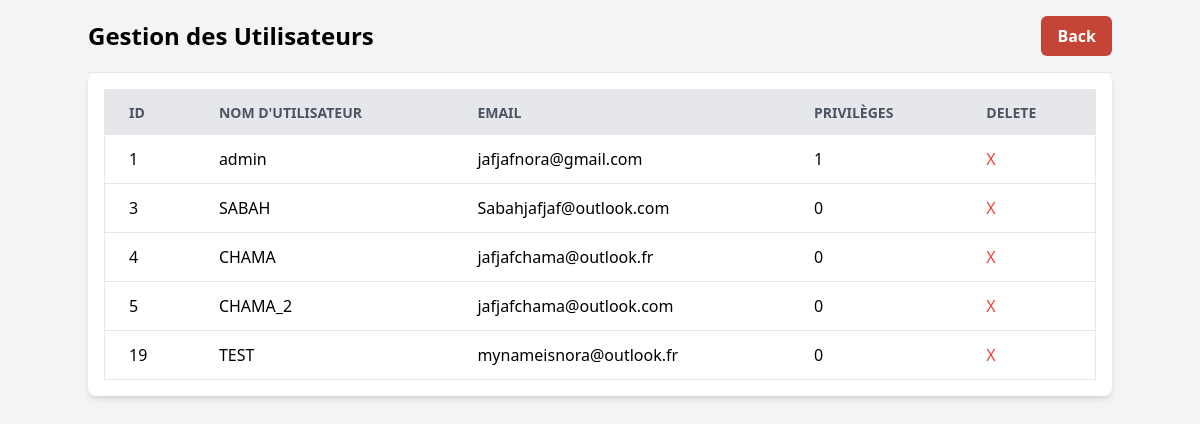
/admin_users_manager, run on the app's committed database.
### tables this page shows
CREATE TABLE users (
    id INTEGER PRIMARY KEY AUTOINCREMENT,
    username TEXT UNIQUE NOT NULL,
    password TEXT NOT NULL,
    email TEXT UNIQUE,              
    is_admin INTEGER DEFAULT 0       
);

### routes.py (the view)
    @app.route('/admin_users_manager')
    def gestion_users():
        users = get_users_db()
        return render_template('admin_users_manager.html', users=users)  #

### managers/database_manager.py (called while the page is built)
def get_users_db():
    conn = sqlite3.connect('./data/users.db')
    cursor = conn.cursor()
    cursor.execute('SELECT id, username, email, is_admin  FROM users')
    users = cursor.fetchall()
    conn.close()
    return users

### templates/admin_users_manager.html (shortened to what this page needs)
<!DOCTYPE html>
<html lang="en">
  <head>
    <script src="https://cdn.tailwindcss.com"></script>
    <link
      href="{{ url_for('static', filename='output.css') }}"
      rel="stylesheet"
    />
  </head>
  <body class="bg-gray-100 p-4">
    <div class="container mx-auto">
      <header class="flex justify-between items-center pb-4 border-b">
        <h1 class="text-2xl font-bold">Gestion des Utilisateurs</h1>
        <button
          onclick="location.href='/admin'"
          class="btn-custom text-white px-4 py-2 rounded-md"
        >
          Back
        </button>
      </header>
      <div class="overflow-x-auto bg-white rounded-lg shadow-md p-4">
        <table class="min-w-full bg-white border border-gray-200">
          <thead>
            <tr
              class="bg-gray-200 text-gray-600 uppercase text-sm leading-normal"
            >
              <th class="py-3 px-6 text-left">ID</th>
              <th class="py-3 px-6 text-left">Nom d'utilisateur</th>
              <th class="py-3 px-6 text-left">Email</th>
              <th class="py-3 px-6 text-left">Privilèges</th>
              <th class="py-3 px-6 text-left">Delete</th>
            </tr>
          </thead>
          <tbody>
            {% for user in users %}
            <tr class="border-b border-gray-200 hover:bg-gray-100">
              <td class="py-3 px-6">{{ user[0] }}</td>
              <td class="py-3 px-6">{{ user[1] }}</td>
              <td class="py-3 px-6">{{ user[2] }}</td>
              <td class="py-3 px-6">{{ user[3] }}</td>
              <td class="py-3 px-6">
                <form action="/delete_user/{{ user[0] }}" method="POST">
                  <button type="submit" class="text-red-500 hover:underline">
                    X
                  </button>
                </form>
              </td>
            </tr>
            {% endfor %}
          </tbody>
        </table>
      </div>
    </div>
  </body>
</html>

### data on the page
users: id "1", username "admin", email "jafjafnora@gmail.com", is_admin "1"
users: id "3", username "SABAH", email "Sabahjafjaf@outlook.com", is_admin "0"
users: id "4", username "CHAMA", email "jafjafchama@outlook.fr", is_admin "0"
users: id "5", username "CHAMA_2", email "jafjafchama@outlook.com", is_admin "0"
users: id "19", username "TEST", email "mynameisnora@outlook.fr", is_admin "0"
